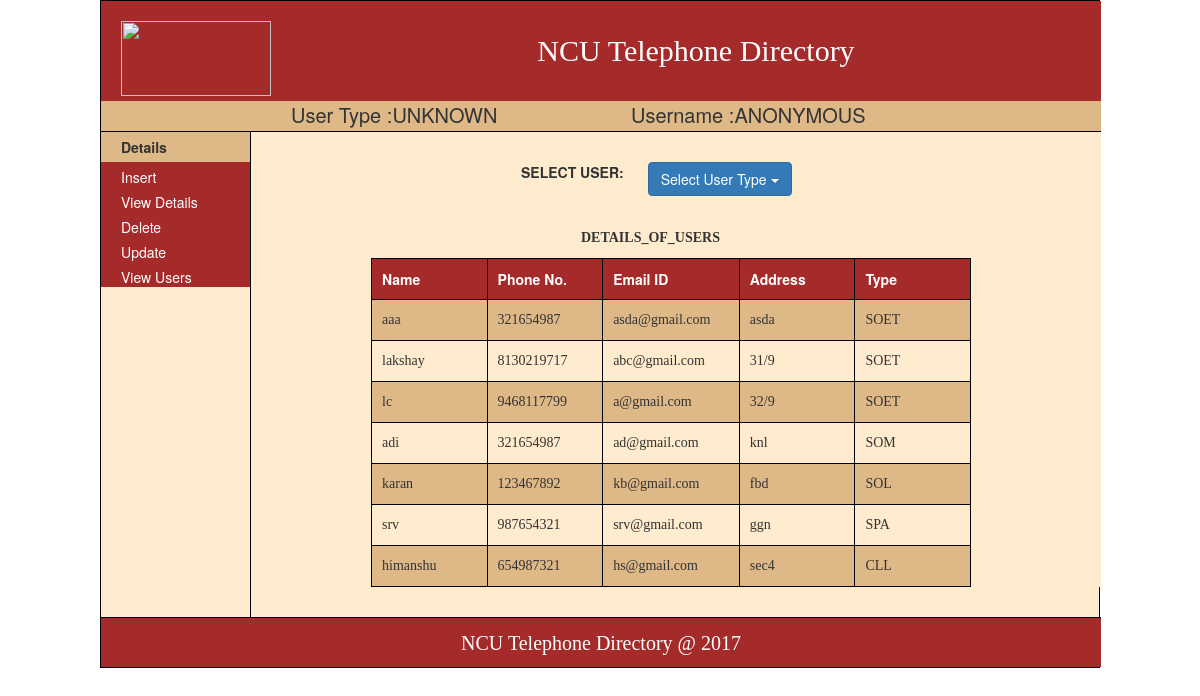
Page /viewusers.php on the committed database.
### tables this page shows
CREATE TABLE `soet` (
  `firstname` varchar(25) DEFAULT NULL,
  `phone` varchar(15) DEFAULT NULL,
  `email` varchar(50) DEFAULT NULL,
  `address` varchar(100) DEFAULT NULL
);

CREATE TABLE `som` (
  `firstname` varchar(25) DEFAULT NULL,
  `phone` varchar(15) DEFAULT NULL,
  `email` varchar(50) DEFAULT NULL,
  `address` varchar(100) DEFAULT NULL
);

CREATE TABLE `sol` (
  `firstname` varchar(25) DEFAULT NULL,
  `phone` varchar(15) DEFAULT NULL,
  `email` varchar(50) DEFAULT NULL,
  `address` varchar(100) DEFAULT NULL
);

CREATE TABLE `spa` (
  `firstname` varchar(25) DEFAULT NULL,
  `phone` varchar(15) DEFAULT NULL,
  `email` varchar(50) DEFAULT NULL,
  `address` varchar(100) DEFAULT NULL
);

CREATE TABLE `cll` (
  `firstname` varchar(25) DEFAULT NULL,
  `phone` varchar(15) DEFAULT NULL,
  `email` varchar(50) DEFAULT NULL,
  `address` varchar(100) DEFAULT NULL
);

### viewusers.php (the view, shortened to what this page needs)
<?php
if(!isset($_SESSION['login']))
{
	$var="ANONYMOUS";
	$var1="UNKNOWN";
}
?>
<!DOCTYPE html>
<html>
    <head>
        <link href="css/royal.css" rel="stylesheet" type="text/css"/>
	<link rel="stylesheet" href="https://maxcdn.bootstrapcdn.com/bootstrap/3.3.7/css/bootstrap.min.css">
    </head>
    <body>
        <div class="bodyborder">
        <div style="width: 1000px; margin: auto;">
	 <div>
            <div class="head"><a href="http://www.ncuindia.edu/" target="_blank"><img src="img/logo.jpg" style="width:150px;height:75px;float:left;margin:20px"></a>NCU Telephone Directory</div>
        	<div style=" width: 1000px; height: 30px; margin: auto;background-color: burlywood; border: none; ">
		    <div style="width: 30%; float: left; font-size: 20px;">User Type :<?php echo $var1;?></div>
                    <div style="width: 30%; float: left; font-size: 20px; margin-left: 40px">Username :<?php echo $var;?></div>
                </div>
       </div>
	</div>
        <div class="maindiv">
            <div style="width: 150px;"><?php include "view/Left-menu.php";?></a></div>
            <div class="rightmenu" style="width: auto;margin-left:150px;">
 <div class="dropdown">
 <label class="control-label col-sm-2" for="user" style="margin-left:30%;margin-top:30px;">SELECT USER:</label>
    <button class="btn btn-primary dropdown-toggle" type="button" data-toggle="dropdown" style="margin-top:30px;">Select User Type
    <span class="caret"></span></button>
  </div>
                <div style="padding-left: 330px;margin-top: 30px;"><b><font face="rockwell">DETAILS_OF_USERS</font></b></div>
                <div style="margin-left: 120px;margin-top: 10px">
                    <table style="width:600px;">
                        <tr>
                          <th>Name</th>
                          <th>Phone No.</th>
                          <th>Email ID</th>
                          <th>Address</th>
                          <th>Type</th>
                        </tr>
                        <?php
			include "connection.php";
			$sql = "SELECT firstname,phone,address,email from soet order by firstname";
			$result = $conn->query($sql);
			while($row = $result->fetch_assoc())
			{
			?>
                         <tr>
                             <td style="width:100px" class="row-pro"><?php echo $row['firstname']; ?></td>
                            <td style="width:100px" class="row-pro" ><?php echo $row['phone']; ?></td>
                            <td style="width:100px"  class="row-pro" ><?php echo $row['email']; ?></td>
                            <td style="width:100px"  class="row-pro" ><?php echo $row['address']; ?></td>
                            <td style="width:100px"  class="row-pro" ><?php echo "SOET"; ?></td>
                         </tr>
<?php
}
?>
                 <?php
			include "connection.php";
			$sql = "SELECT firstname,phone,address,email from som order by firstname";
			$result = $conn->query($sql);
			while($row = $result->fetch_assoc())
			{
			?>
                         <tr>
                             <td style="width:100px" class="row-pro"><?php echo $row['firstname']; ?></td>
                            <td style="width:100px" class="row-pro" ><?php echo $row['phone']; ?></td>
                            <td style="width:100px"  class="row-pro" ><?php echo $row['email']; ?></td>
                            <td style="width:100px"  class="row-pro" ><?php echo $row['address']; ?></td>
                            <td style="width:100px"  class="row-pro" ><?php echo "SOM"; ?></td>
                         </tr>
<?php
}
?>
                 <?php
			include "connection.php";
			$sql = "SELECT firstname,phone,address,email from sol order by firstname";
			$result = $conn->query($sql);
			while($row = $result->fetch_assoc())
			{
			?>
                         <tr>
                             <td style="width:100px" class="row-pro"><?php echo $row['firstname']; ?></td>
                            <td style="width:100px" class="row-pro" ><?php echo $row['phone']; ?></td>
                            <td style="width:100px"  class="row-pro" ><?php echo $row['email']; ?></td>
                            <td style="width:100px"  class="row-pro" ><?php echo $row['address']; ?></td>
                            <td style="width:100px"  class="row-pro" ><?php echo "SOL"; ?></td>
                         </tr>
<?php
}
?>
                 <?php
			include "connection.php";
			$sql = "SELECT firstname,phone,address,email from spa order by firstname";
			$result = $conn->query($sql);
			while($row = $result->fetch_assoc())
			{
			?>
                         <tr>
                             <td style="width:100px" class="row-pro"><?php echo $row['firstname']; ?></td>
                            <td style="width:100px" class="row-pro" ><?php echo $row['phone']; ?></td>
                            <td style="width:100px"  class="row-pro" ><?php echo $row['email']; ?></td>
                            <td style="width:100px"  class="row-pro" ><?php echo $row['address']; ?></td>
                            <td style="width:100px"  class="row-pro" ><?php echo "SPA"; ?></td>
                         </tr>
<?php
}
?>
                 <?php
			include "connection.php";
			$sql = "SELECT firstname,phone,address,email from cll order by firstname";
			$result = $conn->query($sql);
			while($row = $result->fetch_assoc())
			{
			?>
                         <tr>
                             <td style="width:100px" class="row-pro"><?php echo $row['firstname']; ?></td>
                            <td style="width:100px" class="row-pro" ><?php echo $row['phone']; ?></td>
                            <td style="width:100px"  class="row-pro" ><?php echo $row['email']; ?></td>
                            <td style="width:100px"  class="row-pro" ><?php echo $row['address']; ?></td>
                            <td style="width:100px"  class="row-pro" ><?php echo "CLL"; ?></td>
                         </tr>
<?php
}
?>
                    </table>
                </div>
    </div>
        </div>
 <div style="width: 1000px; margin: auto; margin-top:none;"> <?php include "view/Footer.php";?></div>
        </div>
    </body>
</html>

### view/Left-Menu.php (shortened to what this page needs)
<!DOCTYPE html>
<html>
    <head>
        <link href="../css/royal.css" rel="stylesheet" type="text/css"/>
    </head>
    <body>
        <div class="mainleftmenu">
            <div class="leftmenu1" ><b>Details</b></div>
                <div class="leftmenu2"><a href="Insert.php" style="text-decoration:none">Insert</a></div>
                <div class="leftmenu2"><a href="Select.php" style="text-decoration:none">View Details</a></div>
                 <div class="leftmenu2"><a href="Delete.php" style="text-decoration:none">Delete</a></div>
                 <div class="leftmenu2"><a href="fetch.php" style="text-decoration:none">Update</a></div>
                 <div class="leftmenu2"><a href="ViewUsers.php" style="text-decoration: none;">View Users</p></a></div>
                <div>  &nbsp</div>
                <div>&nbsp;</div>
                 <div>  &nbsp</div>
                <div>&nbsp;</div>
                <div>  &nbsp</div>
                <div>&nbsp;</div>
                 <div>  &nbsp</div>
                <div>&nbsp;</div>
                <div>  &nbsp</div>
                <div>&nbsp;</div>
                 <div>  &nbsp</div>
                <div>&nbsp;</div>
                <div>  &nbsp</div>
                <div>&nbsp;</div>
                 <div>  &nbsp</div>
                <div>&nbsp;</div>
        </div>
    </body>
</html>

### view/Footer.php (shortened to what this page needs)
<!DOCTYPE html>
<html>
    <head>
        <link href="../css/royal.css" rel="stylesheet" type="text/css"/>
    </head>
    <body>
         <div id="foot">NCU Telephone Directory @ 2017</div>
    </body>
</html>

### css/royal.css (style rules this page uses)
body { margin: 0px; padding: 0px; }
.head { line-height: 100px; background-color: brown; height: 100px; width: 1000px; margin: auto; border: none; text-align: center; font-family:cursive; font-size: 30px; color: white; }
#foot { background-color: brown; height: 50px; width: 1000px; margin: auto; border-top: 1px solid black; line-height: 50px; text-align: center; font-family:cursive; font-size: 20px; clear: both; color: white; }
.mainleftmenu { background-color:blanchedalmond; width: 150px; border: none; border-bottom: none; float: left; border-right: 1px solid black; height: auto; }
.leftmenu1 { height: 30px; background-color: burlywood; padding-left: 20px; padding-top: 5px; width: auto; }
.leftmenu2 { padding-left: 20px; width: 130px; background-color: brown; padding-top: 5px; width: auto; }
.maindiv { width: 1000px; background-color:blanchedalmond; height: auto; border-top: 1px solid black; }
.rightmenu { background-color: blanchedalmond; height: auto; width: 850px; }
.bodyborder { border: 1px solid black; width: 1000px; background-color: blanchedalmond; margin: auto; }
a { color:white; }
table, th, td { border: 1px solid black; border-collapse: collapse; text-align: left; width: 100%; }
th, td { padding: 10px; }
th { text-align: left; background-color: brown; color: white; width: 100px; height: 30px; }
tr { height: 10px; }
tr:nth-child(even) { background-color: burlywood; }
.row-pro { font-family:Tahoma; font-size:14px; border-bottom:1px solid black; }
img { display: block; margin: auto; }

### viewusers.php (style rules this page uses)
a { color:white; }

### rows in the picture
soet: firstname "aaa", phone "321654987", email "asda@gmail.com", address "asda"
soet: firstname "lakshay", phone "8130219717", email "abc@gmail.com", address "31/9"
soet: firstname "lc", phone "9468117799", email "a@gmail.com", address "32/9"
som: firstname "adi", phone "321654987", email "ad@gmail.com", address "knl"
sol: firstname "karan", phone "123467892", email "kb@gmail.com", address "fbd"
spa: firstname "srv", phone "987654321", email "srv@gmail.com", address "ggn"
cll: firstname "himanshu", phone "654987321", email "hs@gmail.com", address "sec4"

### other values in the picture
$var1 "UNKNOWN"
$var "ANONYMOUS"
